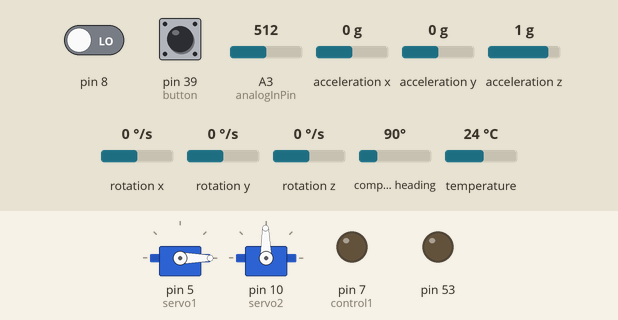
This sketch was run on a simulated Arduino Mega 2560, built with avr-gcc and run on an emulated ATmega2560. Shown: 2 × servo, output pins drawn as LEDs (lit = HIGH). The inputs (shaded band) are chosen by the test bench; at power-on: acceleration x 0 g, acceleration y 0 g, acceleration z 1 g, rotation y 0 °/s, rotation z 0 °/s, pin 8 LOW, pin 39 (button) HIGH, A3 (analogInPin) = 512, rotation x 0 °/s, compass heading 90°, temperature 24 °C. Storage starts empty; what the sketch prints to the serial monitor is not drawn.

Above: at 2.2 s.
2.3 s: acceleration x set to -1.4 g
At 4.3 s:
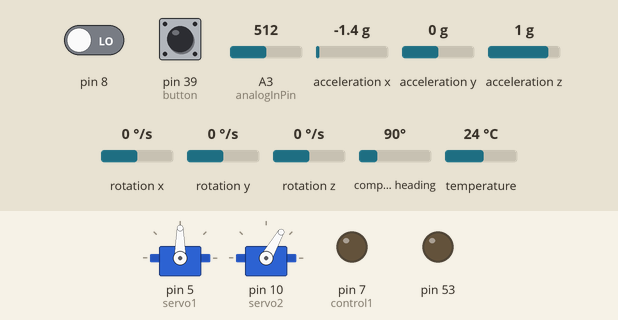
4.6 s: acceleration y set to -1.4 g
At 7.6 s:
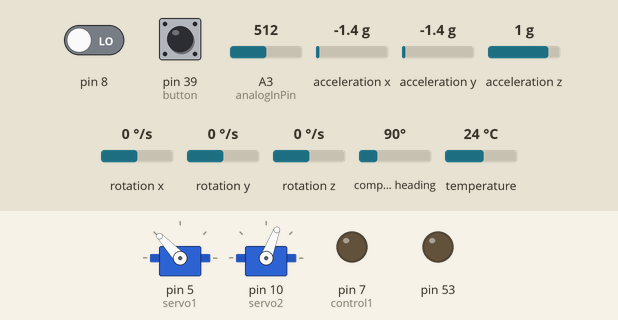
7.9 s: acceleration z set to -1.4 g
At 10.9 s:
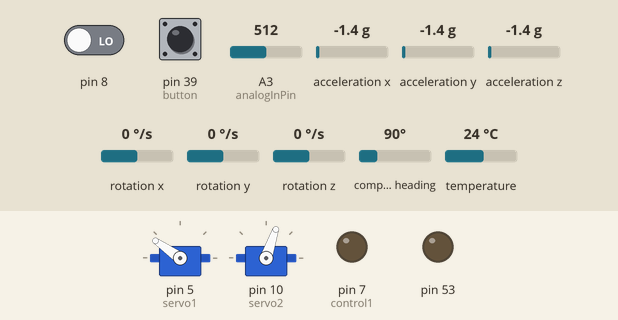
11.3 s: rotation y set to -192 °/s
At 13.1 s:
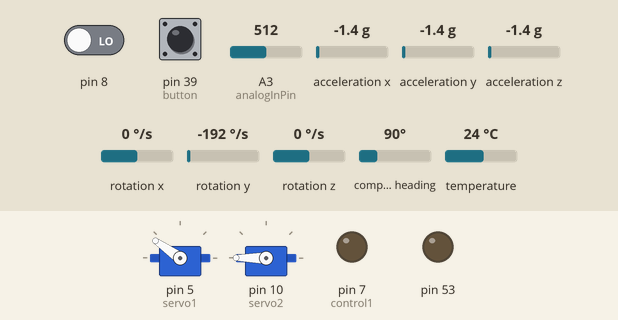
13.5 s: rotation z set to 100 °/s
At 16.5 s:
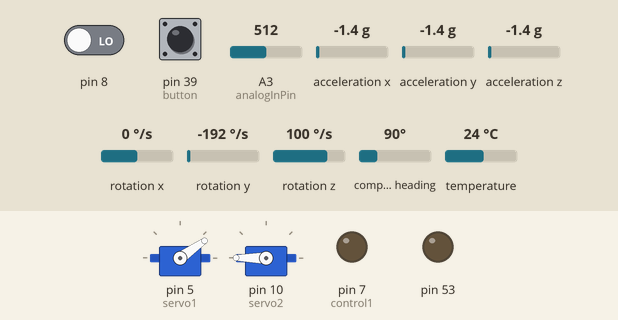
16.8 s: acceleration z set to 0.8 g
At 19.8 s:
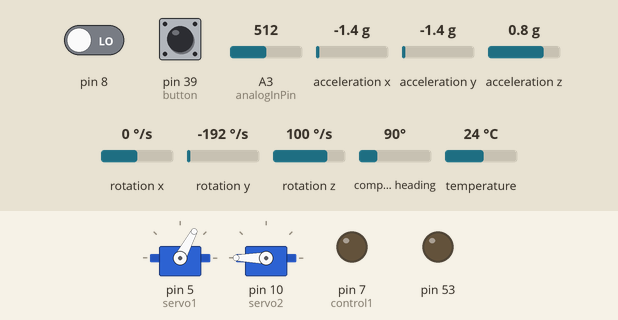
Timing chart, 0 to 21.1 s (numbered marks = the images above; inputs shaded):
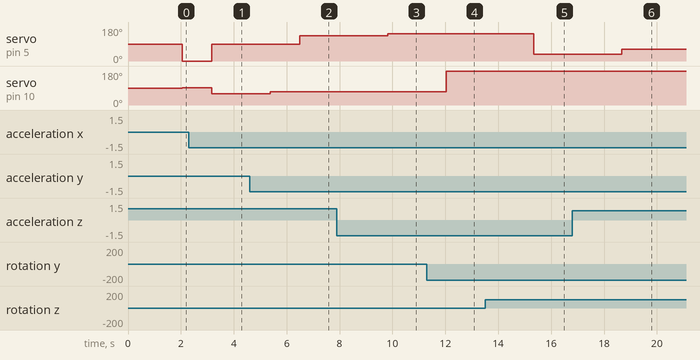

Measured:
- after the input at 2.3 s, servo on pin 10 (servo2): 91° → 60° after 0.87 s
- after the input at 4.6 s, servo on pin 5 (servo1): 90° → 133° after 1.9 s; servo on pin 10 (servo2): 60° → 69° after 0.78 s
- after the input at 7.9 s, servo on pin 5 (servo1): 133° → 145° after 1.9 s; servo on pin 10 (servo2): 69° → 71° after 0.81 s
- after the input at 11.3 s, servo on pin 10 (servo2): 71° → 180° after 0.73 s
- after the input at 13.5 s, servo on pin 5 (servo1): 145° → 35° after 1.8 s
- after the input at 16.8 s, servo on pin 5 (servo1): 35° → 62° after 1.9 s

The sketch:

jagpilot_0.6.ino
```cpp
#include <Wire.h>
#include <SD.h>
#include <Adafruit_Sensor.h>
#include <Adafruit_BNO055.h>
#include <utility/imumaths.h>
File FlightTest;
long roll;
long pitch;
long deltaRoll;
long deltaPitch;
long rollc;
long pitchc;
long ratezc;
long rateyc;
long FinalRoll;
long FinalPitch;
int ch1;
int control1 = 7;
const int analogInPin = 3;
int sensorValue = 0;
int outputValue = 0;
unsigned long time1;
unsigned long newtime = 0;
int button = 39;
int i = 1;
int k = 0;
int led1 = 37;
int led2 = 34 ;

#include <Servo.h>
Servo servo1;
Servo servo2;

#define BNO055_SAMPLERATE_DELAY_MS (100)

Adafruit_BNO055 bno = Adafruit_BNO055();

void setup(void)

{

  Serial.begin(9600);

  Serial.print("Looking for SD card...");
   pinMode(53, OUTPUT);

  if (!SD.begin(53)) {
    Serial.println("SD card not found.");
    digitalWrite(led2, LOW);
    return;
  }
Serial.println("SD card found!");

digitalWrite(led2, HIGH);

  Serial.println("BNO055 Activated"); Serial.println("");


  if(!bno.begin())
  {
    digitalWrite(led1, LOW);
    Serial.print("BNO055 not detected.");
    while(1);
  }

  delay(1000);

  int8_t temp = bno.getTemp();
  Serial.print("Current Temperature: ");
  Serial.print(temp);
  Serial.println(" C");
  Serial.println("");

  bno.setExtCrystalUse(true);

  Serial.println("Calibration status values: 0=uncalibrated, 3=fully calibrated");
  digitalWrite(led1, HIGH);
servo1.attach(5);
servo2.attach(10);

pinMode(ch1, INPUT);
pinMode(control1, OUTPUT);


}


void loop(void)
{

ch1 = pulseIn(8, HIGH);

  imu::Vector<3> euler = bno.getVector(Adafruit_BNO055::VECTOR_EULER);
  imu::Vector<3> gyro = bno.getVector(Adafruit_BNO055::VECTOR_GYROSCOPE);


rollc = 0;
ratezc = 0;
pitchc = -3;
rateyc = 0;

servo1.write(FinalRoll);

pitch = euler.y();

deltaPitch = .6*(pitch-pitchc)-1.5*(gyro.y()-rateyc);

FinalPitch = (deltaPitch + 90);

servo2.write(FinalPitch);

roll = euler.z();

deltaRoll = .8*(roll-rollc)-2*(gyro.z()-ratezc);

FinalRoll = abs(deltaRoll + 90);

if (FinalRoll >=145)
{
  FinalRoll = 145;
}

if (FinalRoll <=35)

{
  FinalRoll = 35;
}

if (ch1 > 1500)

{
digitalWrite(control1, HIGH);
}

else
{
  digitalWrite(control1,LOW);
}


unsigned long nowtime = millis();

if (digitalRead(button) == LOW && k > 0)
{
  --k;
}

if (digitalRead(button) == HIGH && k < 1)

{ ++i;
  ++k;
if (i%2 == 0)
{
 FlightTest = SD.open("9DOF.txt", FILE_WRITE);
 Serial.print("Open");
 Serial.println();
 Serial.print ("Data ");  Serial.print(i-(i/2));
 Serial.println();
 FlightTest.println();
 FlightTest.print ("Data "); FlightTest.print(i-(i/2));
 FlightTest.println();
 FlightTest.println("Millis  EulerP  EulerR  RateP   RateR ServoAngleR   ServoAngleP  Autopilot");


}
newtime = nowtime;

}


if (i%2 == 1)

{
  Serial.print("Standby");
  Serial.println();
  //digitalWrite(led1 ,LOW);
}

{

time1 = millis()-newtime;
sensorValue = analogRead(analogInPin);

FlightTest.print(time1); FlightTest.print("   ");
FlightTest.print(euler.y()); FlightTest.print("   ");
FlightTest.print(euler.z()); FlightTest.print("   ");
FlightTest.print(gyro.y()); FlightTest.print("   ");
FlightTest.print(gyro.z()); FlightTest.print("   ");
FlightTest.print(FinalRoll); FlightTest.print("   ");
FlightTest.print(FinalPitch); FlightTest.print("   ");
 if (ch1 > 1500)
 {
  FlightTest.println("1");
 }
 else
 {
  FlightTest.println("0");
 }

  delay(BNO055_SAMPLERATE_DELAY_MS);
}

if (i%2 == 1 && i > 1)
{
  FlightTest.close();
}

}
```
